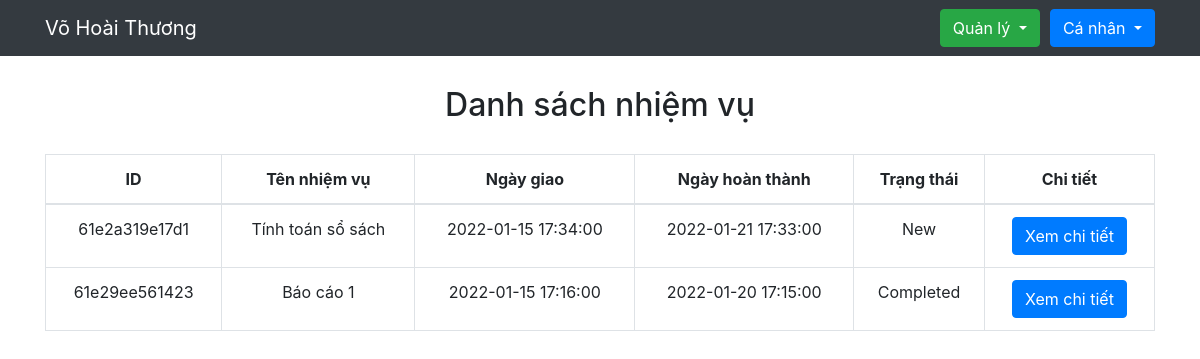
Page /views/employee_index.php (signed in) on the committed database.
### tables this page shows
CREATE TABLE `task` (
  `id` varchar(50) NOT NULL,
  `title` varchar(100) NOT NULL,
  `detail` varchar(5000) NOT NULL,
  `start_day` datetime NOT NULL,
  `deadline` datetime NOT NULL,
  `account_id` varchar(50) NOT NULL,
  `status` varchar(50) NOT NULL,
  `tag_file` varchar(100) NOT NULL,
  `department_id` varchar(50) NOT NULL,
  `review` varchar(50) NOT NULL,
  `process` varchar(50) NOT NULL
);

### admin/db.php (called while the page is built, shortened)
<?php
function open_database()
{
    $conn = new mysqli(host, user, pass, db);
    $conn->set_charset("utf8");
    return $conn;
}
function get_department_user($id)
{
    $sql = 'select department from account where username = ?';
    $conn = open_database();
    $stm = $conn->prepare($sql);
    $stm->bind_param('s', $id);
    if (!$stm->execute()) {
        return array('code' => 1, 'error' => 'Can not execute command');
    }
    $result = $stm->get_result();
    return $result->fetch_assoc()['department'];
}
function get_user_task($id, $user)
{
    $sql = 'select * from task where department_id = ? and account_id = ? and status <> "Canceled" ORDER BY start_day DESC';
    $conn = open_database();
    $stm = $conn->prepare($sql);
    $stm->bind_param('ss', $id, $user);
    if (!$stm->execute()) {
        return array('code' => 1, 'error' => 'Can not execute command');
    }
    $result = $stm->get_result();
    return array('code' => 3, 'data' => $result);
}

### views/employee_index.php (the view, shortened to what this page needs)
<?php
include_once "../views/navbar_employee.php";
require_once('../admin/db.php');
$user_id = $_SESSION['user'];
$id = get_department_user($user_id);
$data = get_user_task($id, $user_id);
?>
<div class="container">
    <h2 class="text-center" style="margin:30px 30px 30px 30px">Danh sách nhiệm vụ</h2>
    <table class="table table-bordered text-center">
        <tr>
            <th>ID</th>
            <th>Tên nhiệm vụ</th>
            <th>Ngày giao</th>
            <th>Ngày hoàn thành</th>
            <th>Trạng thái</th>
            <th>Chi tiết</th>
        </tr>
        <tbody>
            <?php
            if ($data['code'] == 3) {
                while ($row = $data['data']->fetch_assoc()) {
            ?>
                    <tr>
                        <td><?= $row['id'] ?></td>
                        <td><?= $row['title'] ?></td>
                        <td><?= $row['start_day'] ?></td>
                        <td><?= $row['deadline'] ?></td>
                        <td><?= $row['status'] ?></td>
                        <td>
                            <?php
                            if ($row['status'] == "New") {
                            ?>
                                <a class="btn btn-primary" href="../views/employeetaskdetail.php?id=<?= $row['id'] ?>">Xem chi tiết</a>
                            <?php
                            } else {
                            ?>
                                <a class="btn btn-primary" href="../views/employeetasksubmit.php?id=<?= $row['id'] ?>">Xem chi tiết</a>
                            <?php
                            }
                            ?>
                        </td>
                    </tr>
            <?php
                }
            }
            ?>
        </tbody>
    </table>
</div>

### rows in the picture
task: id "61e2a319e17d1", title "Tính toán sổ sách", start_day "2022-01-15 17:34:00", deadline "2022-01-21 17:33:00", status "New"
task: id "61e29ee561423", title "Báo cáo 1", start_day "2022-01-15 17:16:00", deadline "2022-01-20 17:15:00", status "Completed"

### other values in the picture
$_SESSION['fullname'] "Võ Hoài Thương"
